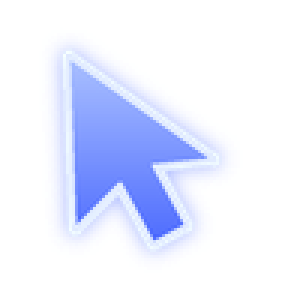
#> input picture dsh-computer-use/tools/cursor-neon-crisp.png, 96 x 96 px, found by its file name (shown 3 times larger)
$ python make-favicon-badge.py
#> lines starting #> are read from the running program, lines starting #| are printed output that depends on the picture
# Build a favicon-sized badge: the DeepSeek whale cursor on a brand-blue roundel.
import base64
import os
from PIL import Image, ImageDraw

OUT = r"C:\Users\Danil\AppData\Local\Temp\favicon-badge.b64"
SPRITE = r"C:\Users\Danil\Documents\deepseek-harness\default-workspace\dsh-computer-use\tools\cursor-neon-crisp.png"

SIZE = 64
img = Image.new("RGBA", (SIZE, SIZE), (0, 0, 0, 0))
#> img: PIL image 64x64 RGBA; every value is 0
d = ImageDraw.Draw(img)
d.ellipse((1, 1, SIZE - 2, SIZE - 2), fill=(77, 107, 254, 255), outline=(255, 255, 255, 255), width=2)

whale = Image.open(SPRITE).convert("RGBA")
#> whale is the input picture: PIL image 96x96 RGBA; mean R, G, B, A 53.8, 71.6, 106.8, 58.5
w = 40
whale = whale.resize((w, w), Image.LANCZOS)
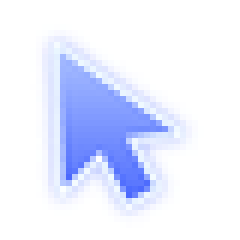
#> whale: PIL image 40x40 RGBA (shown 6 times larger); mean R, G, B, A 53.5, 70.1, 106.2, 58.1; transparent parts drawn white
img.alpha_composite(whale, ((SIZE - w) // 2, (SIZE - w) // 2))
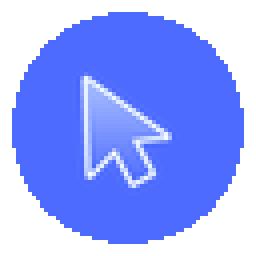
#> img: PIL image 64x64 RGBA (shown 4 times larger); mean R, G, B, A 78.5, 97.2, 186.2, 186.8; transparent parts drawn white

img.save(r"C:\Users\Danil\AppData\Local\Temp\favicon-badge.png")
b64 = base64.b64encode(open(r"C:\Users\Danil\AppData\Local\Temp\favicon-badge.png", "rb").read()).decode()
open(OUT, "w").write(b64)
print("badge bytes:", len(b64))
